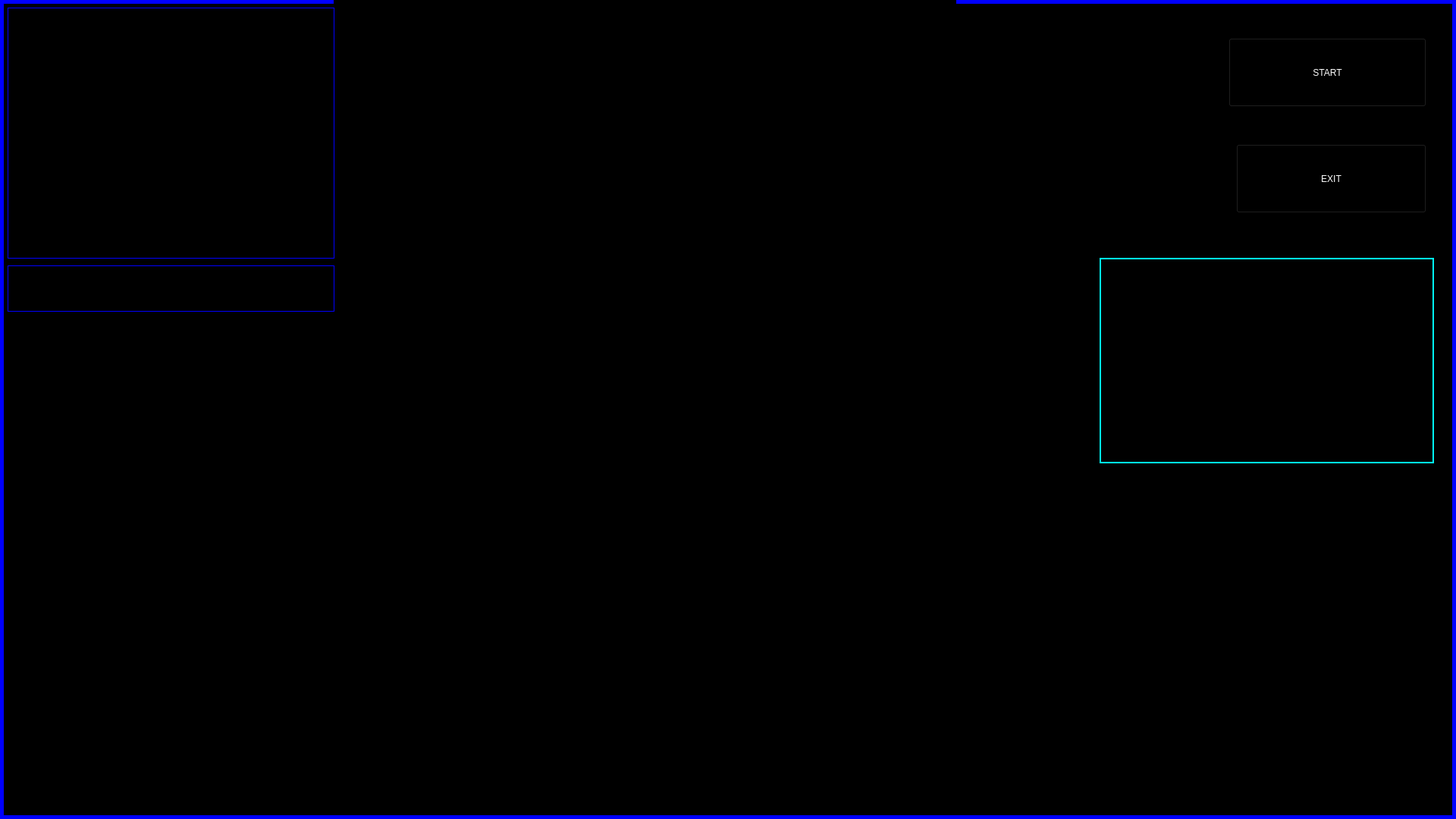
<?xml version="1.0" encoding="UTF-8"?>
<ui version="4.0">
 <class>MainWindow</class>
 <widget class="QMainWindow" name="MainWindow">
  <property name="geometry">
   <rect>
    <x>0</x>
    <y>0</y>
    <width>1920</width>
    <height>1080</height>
   </rect>
  </property>
  <property name="windowTitle">
   <string>MainWindow</string>
  </property>
  <property name="styleSheet">
   <string notr="true">background-color: rgb(0, 0, 0);</string>
  </property>
  <widget class="QWidget" name="centralwidget">
   <widget class="QLabel" name="bg_border">
    <property name="geometry">
     <rect>
      <x>0</x>
      <y>0</y>
      <width>1920</width>
      <height>1080</height>
     </rect>
    </property>
    <property name="styleSheet">
     <string notr="true">background-color: rgb(0, 0, 0);
color: rgb(0, 0, 0);
border  : 5px Solid blue;</string>
    </property>
    <property name="text">
     <string/>
    </property>
    <property name="scaledContents">
     <bool>true</bool>
    </property>
   </widget>
   <widget class="QPushButton" name="start_botton">
    <property name="geometry">
     <rect>
      <x>1620</x>
      <y>50</y>
      <width>261</width>
      <height>91</height>
     </rect>
    </property>
    <property name="styleSheet">
     <string notr="true">background-color:transparent;
font: 75 30pt &quot;MS Shell Dlg 2&quot;;
color : white;
</string>
    </property>
    <property name="text">
     <string>START</string>
    </property>
   </widget>
   <widget class="QPushButton" name="exit_botton">
    <property name="geometry">
     <rect>
      <x>1630</x>
      <y>190</y>
      <width>251</width>
      <height>91</height>
     </rect>
    </property>
    <property name="styleSheet">
     <string notr="true">background-color:transparent;
font: 63 26pt &quot;Segoe UI Semibold&quot;;
color : white;
</string>
    </property>
    <property name="text">
     <string>EXIT</string>
    </property>
   </widget>
   <widget class="QLabel" name="gif1">
    <property name="geometry">
     <rect>
      <x>10</x>
      <y>10</y>
      <width>431</width>
      <height>331</height>
     </rect>
    </property>
    <property name="styleSheet">
     <string notr="true">background-color: rgb(0, 0, 0);
border : 1px solid blue
</string>
    </property>
    <property name="text">
     <string/>
    </property>
    <property name="pixmap">
     <pixmap>Database/GUI/earth.gif</pixmap>
    </property>
    <property name="scaledContents">
     <bool>true</bool>
    </property>
   </widget>
   <widget class="QLabel" name="reactor">
    <property name="geometry">
     <rect>
      <x>685</x>
      <y>275</y>
      <width>550</width>
      <height>550</height>
     </rect>
    </property>
    <property name="autoFillBackground">
     <bool>false</bool>
    </property>
    <property name="styleSheet">
     <string notr="true">background-color: rgb(0, 0, 0);
</string>
    </property>
    <property name="text">
     <string/>
    </property>
    <property name="pixmap">
     <pixmap>Database/GUI/reactor.gif</pixmap>
    </property>
    <property name="scaledContents">
     <bool>true</bool>
    </property>
   </widget>
   <widget class="QTextBrowser" name="textBrowser">
    <property name="geometry">
     <rect>
      <x>10</x>
      <y>350</y>
      <width>431</width>
      <height>61</height>
     </rect>
    </property>
    <property name="styleSheet">
     <string notr="true">background-color: rgb(0, 0, 0);
color: rgb(0, 170, 255);
border: 0.5px solid blue;</string>
    </property>
    <property name="html">
     <string>&lt;!DOCTYPE HTML PUBLIC &quot;-//W3C//DTD HTML 4.0//EN&quot; &quot;http://www.w3.org/TR/REC-html40/strict.dtd&quot;&gt;
&lt;html&gt;&lt;head&gt;&lt;meta name=&quot;qrichtext&quot; content=&quot;1&quot; /&gt;&lt;meta charset=&quot;utf-8&quot; /&gt;&lt;style type=&quot;text/css&quot;&gt;
p, li { white-space: pre-wrap; }
&lt;/style&gt;&lt;/head&gt;&lt;body style=&quot; font-family:'Segoe UI'; font-size:9pt; font-weight:400; font-style:normal;&quot;&gt;
&lt;p style=&quot;-qt-paragraph-type:empty; margin-top:0px; margin-bottom:0px; margin-left:0px; margin-right:0px; -qt-block-indent:0; text-indent:0px; font-family:'MS Shell Dlg 2'; font-size:8pt;&quot;&gt;&lt;br /&gt;&lt;/p&gt;&lt;/body&gt;&lt;/html&gt;</string>
    </property>
   </widget>
   <widget class="QLabel" name="reactor_2">
    <property name="geometry">
     <rect>
      <x>40</x>
      <y>659</y>
      <width>391</width>
      <height>391</height>
     </rect>
    </property>
    <property name="autoFillBackground">
     <bool>false</bool>
    </property>
    <property name="styleSheet">
     <string notr="true">background-color: rgb(0, 0, 0);


</string>
    </property>
    <property name="text">
     <string/>
    </property>
    <property name="pixmap">
     <pixmap>Database/GUI/scifi.gif</pixmap>
    </property>
    <property name="scaledContents">
     <bool>true</bool>
    </property>
   </widget>
   <widget class="QLabel" name="reactor_3">
    <property name="geometry">
     <rect>
      <x>1320</x>
      <y>610</y>
      <width>581</width>
      <height>451</height>
     </rect>
    </property>
    <property name="styleSheet">
     <string notr="true">background-color: rgb(0, 0, 0);</string>
    </property>
    <property name="text">
     <string/>
    </property>
    <property name="pixmap">
     <pixmap>Database/GUI/reactor_2.gif</pixmap>
    </property>
    <property name="scaledContents">
     <bool>true</bool>
    </property>
   </widget>
   <widget class="QLabel" name="axel">
    <property name="geometry">
     <rect>
      <x>779</x>
      <y>780</y>
      <width>371</width>
      <height>131</height>
     </rect>
    </property>
    <property name="text">
     <string/>
    </property>
    <property name="pixmap">
     <pixmap>Database/GUI/axel.png</pixmap>
    </property>
    <property name="scaledContents">
     <bool>true</bool>
    </property>
   </widget>
   <widget class="QLabel" name="scifi_terminal">
    <property name="geometry">
     <rect>
      <x>1360</x>
      <y>40</y>
      <width>221</width>
      <height>261</height>
     </rect>
    </property>
    <property name="text">
     <string/>
    </property>
    <property name="pixmap">
     <pixmap>Database/GUI/Code.gif</pixmap>
    </property>
   </widget>
   <widget class="QLabel" name="exit_bg">
    <property name="geometry">
     <rect>
      <x>1610</x>
      <y>170</y>
      <width>281</width>
      <height>121</height>
     </rect>
    </property>
    <property name="text">
     <string/>
    </property>
    <property name="pixmap">
     <pixmap>Database/GUI/botton.jpg</pixmap>
    </property>
    <property name="scaledContents">
     <bool>true</bool>
    </property>
   </widget>
   <widget class="QLabel" name="start_bg">
    <property name="geometry">
     <rect>
      <x>1610</x>
      <y>30</y>
      <width>281</width>
      <height>121</height>
     </rect>
    </property>
    <property name="text">
     <string/>
    </property>
    <property name="pixmap">
     <pixmap>Database/GUI/botton.jpg</pixmap>
    </property>
    <property name="scaledContents">
     <bool>true</bool>
    </property>
   </widget>
   <widget class="QLabel" name="initiating">
    <property name="geometry">
     <rect>
      <x>440</x>
      <y>0</y>
      <width>421</width>
      <height>171</height>
     </rect>
    </property>
    <property name="text">
     <string/>
    </property>
    <property name="pixmap">
     <pixmap>Database/GUI/initial.gif</pixmap>
    </property>
    <property name="scaledContents">
     <bool>false</bool>
    </property>
   </widget>
   <widget class="QLabel" name="gif1_2">
    <property name="geometry">
     <rect>
      <x>10</x>
      <y>420</y>
      <width>431</width>
      <height>241</height>
     </rect>
    </property>
    <property name="styleSheet">
     <string notr="true">background-color: rgb(0, 0, 0);
</string>
    </property>
    <property name="text">
     <string/>
    </property>
    <property name="pixmap">
     <pixmap>Database/GUI/Code2.gif</pixmap>
    </property>
    <property name="scaledContents">
     <bool>true</bool>
    </property>
   </widget>
   <widget class="QLabel" name="world_report">
    <property name="geometry">
     <rect>
      <x>1450</x>
      <y>340</y>
      <width>441</width>
      <height>271</height>
     </rect>
    </property>
    <property name="styleSheet">
     <string notr="true">background-color: rgb(0, 0, 0);
border: 2px solid rgb(0, 255, 255);

</string>
    </property>
    <property name="text">
     <string/>
    </property>
    <property name="pixmap">
     <pixmap>Database/GUI/world_report.gif</pixmap>
    </property>
    <property name="scaledContents">
     <bool>true</bool>
    </property>
   </widget>
   <widget class="QLabel" name="initiating_2">
    <property name="geometry">
     <rect>
      <x>840</x>
      <y>0</y>
      <width>421</width>
      <height>171</height>
     </rect>
    </property>
    <property name="text">
     <string/>
    </property>
    <property name="pixmap">
     <pixmap>Database/GUI/initial.gif</pixmap>
    </property>
    <property name="scaledContents">
     <bool>false</bool>
    </property>
   </widget>
   <widget class="QLabel" name="smoke">
    <property name="geometry">
     <rect>
      <x>450</x>
      <y>140</y>
      <width>131</width>
      <height>121</height>
     </rect>
    </property>
    <property name="text">
     <string/>
    </property>
    <property name="pixmap">
     <pixmap>Database/GUI/source.gif</pixmap>
    </property>
    <property name="scaledContents">
     <bool>true</bool>
    </property>
   </widget>
   <zorder>bg_border</zorder>
   <zorder>reactor</zorder>
   <zorder>textBrowser</zorder>
   <zorder>reactor_2</zorder>
   <zorder>reactor_3</zorder>
   <zorder>axel</zorder>
   <zorder>scifi_terminal</zorder>
   <zorder>initiating</zorder>
   <zorder>exit_bg</zorder>
   <zorder>exit_botton</zorder>
   <zorder>start_bg</zorder>
   <zorder>start_botton</zorder>
   <zorder>gif1</zorder>
   <zorder>gif1_2</zorder>
   <zorder>world_report</zorder>
   <zorder>initiating_2</zorder>
   <zorder>smoke</zorder>
  </widget>
 </widget>
 <resources/>
 <connections/>
</ui>
